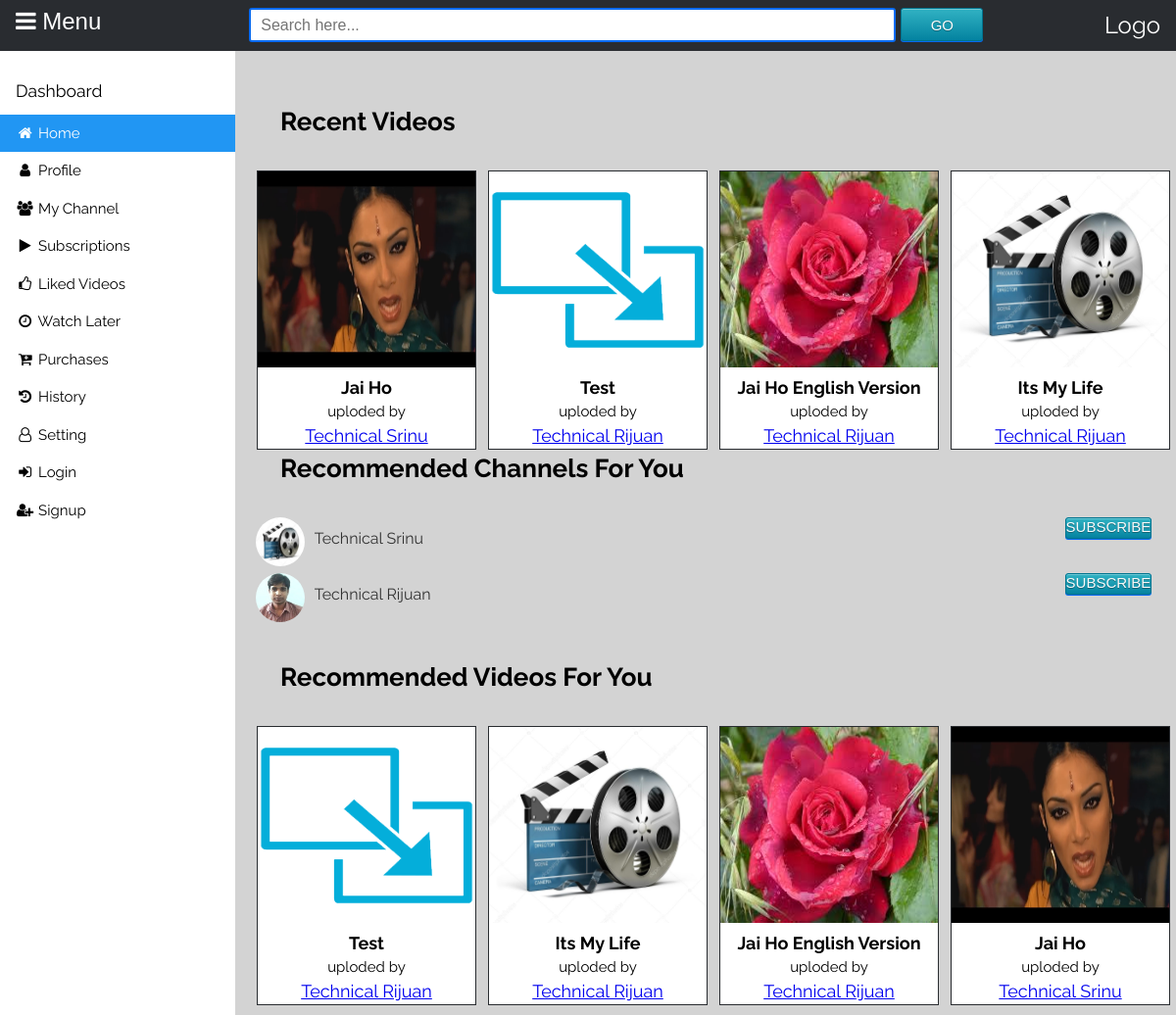
The page / on the database its author committed.
### video/models.py (models this page shows)
class Videos(models.Model):
	user=models.ForeignKey(User, on_delete=models.CASCADE)
	name=models.ForeignKey(Channel, on_delete=models.CASCADE)
	title=models.CharField(max_length=255)
	video=models.FileField(upload_to='upload/')
	img=models.FileField(upload_to='upload/img/')
	category=models.CharField(max_length=255)
	pub_date=models.DateTimeField(default=datetime.now())
	description=models.TextField(max_length=300)
	views=models.IntegerField(default=0)
	like=models.IntegerField(default=0)
	dislike=models.IntegerField(default=0)

class Channel(models.Model):
	user=models.ForeignKey(User, on_delete=models.CASCADE)
	name=models.CharField(max_length=255)
	tag_line=models.CharField(max_length=255)
	img=models.FileField(upload_to='upload/img/')
	subscribe=models.IntegerField(default=0)
	pub_date=models.DateTimeField(default=datetime.now())
	def __str__(self):
		return str(self.name)

### video/views.py (the view)
# urls.py: path('', views.index, name='index'),
def index(request):
	post = userProfile.objects.filter(uname=request.user.id)
	form = Videos.objects.order_by('-pub_date')
	vid=Videos.objects.order_by('-views')
	lists=Channel.objects.order_by('-pub_date')
	return render(request, 'index.html',{'post':post, 'form':form,'vid':vid,'lists':lists })

### video/templates/index.html (shortened to what this page needs)
{% extends 'base.html' %}
{% block content %}
<div class="space">
	<label>Recent Videos</label>
</div>
{% for f in form %}
<div class="img-container">
	<div class="gallery">
		{% if request.user.is_authenticated %}
		<a href="{% url 'videos' vid=f.id %}">
			{% else %}
			<a href="{% url 'videos1' vid=f.id %}">
				{% endif %}
			<img src="{{ f.img.url }}" alt="image1" width="300" height="200">
		</a>
		<div class="desc"><b>{{ f.title }}</b></div>
		<div class="pdesc">uploded by</div>
		{% if request.user.is_authenticated %}
		<div class="cdesc"><a href="{% url 'showChannel' name=f.name %}">{{ f.name }}</a></div>
		{% else %}
		<div class="cdesc"><a href="{% url 'login' %}">{{ f.name }}</a></div>
		{% endif %}
	</div>
</div>
{% endfor %}
<div class="space">
</div>
<div class="space">
	<label>Recommended Channels For You</label>
</div>
{% for l in lists%}
<div class="video-container">
	<div class="channel-nav">
		<div class="left-nav">
			<div class="img-nav"><a href="{% url 'showChannel' name=l.name%}"><img src="{{ l.img.url }}" width="50" height="50"></a></div>
			<div class="link-nav"><a href="{% url 'showChannel' name=l.name %}">{{ l.name }}</a></div>
		</div>
		<div class="right-nav">
			<a href="{% url 'showChannel' name=l.name %}" class="btnSub">Subscribe</a>
		</div>
	</div>
</div>
{% endfor %}
<div class="space">
	<label>Recommended Videos For You</label>
</div>
	{% for v in vid %}
	<div class="img-container">
	<div class="gallery">
		{% if request.user.is_authenticated %}
		<a href="{% url 'videos' vid=v.id %}">
			<img src="{{ v.img.url }}" alt="image1" width="300" height="200">
		</a>
		{% else %}
		<a href="{% url 'videos1' vid=v.id %}">
			<img src="{{ v.img.url }}" alt="image1" width="300" height="200">
		</a>
		{% endif %}
		<div class="desc"><b>{{ v.title }}</b></div>
		<div class="pdesc">uploded by</div>
		<div class="cdesc"><a href="{% url 'showChannel' name=v.name %}">{{ v.name }}</a></div>
	</div>
</div>
{% endfor %}
{% endblock %}

### video/templates/base.html (shortened to what this page needs)
{% load staticfiles %}
<!DOCTYPE html>
<!DOCTYPE html>
<html>
<head>
	<link rel="stylesheet" type="text/css" href="{% static 'style.css' %}">
	<link rel="stylesheet" href="https://cdnjs.cloudflare.com/ajax/libs/font-awesome/4.7.0/css/font-awesome.min.css">
</head>
<body>
	<div class="my-bar" style="z-index: 4">
		<button class="my-btn"><i class="fa fa-bars"></i> Menu</button>
		<input type="text" name="search" placeholder="Search here..." class="search">
		<input type="submit" name="submit" value="GO" class="submit">
		<span class="my-logo">Logo</span>
	</div>
	<nav class="my-sidebar" id="mySidebar" style="z-index: 3;width: 20%;">
		<div class="profile-container">
		</div>
		<div class="my-container">
			<h3>Dashboard</h3>
		</div>
		<div class="my-bar-block">
			<a href="{% url 'index'%}" class="my-bar-item my-blue"><i class="fa fa-home fa-fw"></i>  Home</a>
			{% if request.user.is_authenticated %}
				<a href="{% url 'userprofile' %}" class="my-bar-item"><i class="fa fa-user fa-fw"></i> Profile</a>
				<a href="{% url 'mychannel' %}" class="my-bar-item"><i class="fa fa-users fa-fw"></i> My Channel</a>
				<a href="{% url 'subscribe' %}" class="my-bar-item"><i class="fa fa-play fa-fw"></i> Subscriptions</a>
				<a href="#" class="my-bar-item"><i class="fa fa-thumbs-o-up fa-fw"></i> Liked Videos</a>
				<a href="#" class="my-bar-item"><i class="fa fa-clock-o fa-fw"></i> Watch Later</a>
				<a href="#" class="my-bar-item"><i class="fa fa-cart-plus fa-fw"></i> Purchases</a>
				<a href="#" class="my-bar-item"><i class="fa fa-history fa-fw"></i> History</a>
				<a href="#" class="my-bar-item"><i class="fa fa-user-o fa-fw"></i> Setting</a>
				<a href="{% url 'logout' %}" class="my-bar-item"><i class="fa fa-sign-out fa-fw"></i> Logout</a>
				{% else %}
					<a href="{% url 'login' %}" class="my-bar-item"><i class="fa fa-user fa-fw"></i> Profile</a>
					<a href="{% url 'login' %}" class="my-bar-item"><i class="fa fa-users fa-fw"></i> My Channel</a>
					<a href="{% url 'login' %}" class="my-bar-item"><i class="fa fa-play fa-fw"></i> Subscriptions</a>
					<a href="{% url 'login' %}" class="my-bar-item"><i class="fa fa-thumbs-o-up fa-fw"></i> Liked Videos</a>
					<a href="{% url 'login' %}" class="my-bar-item"><i class="fa fa-clock-o fa-fw"></i> Watch Later</a>
					<a href="{% url 'login' %}" class="my-bar-item"><i class="fa fa-cart-plus fa-fw"></i> Purchases</a>
					<a href="{% url 'login' %}" class="my-bar-item"><i class="fa fa-history fa-fw"></i> History</a>
					<a href="{% url 'login' %}" class="my-bar-item"><i class="fa fa-user-o fa-fw"></i> Setting</a>
					<a href="{% url 'login' %}" class="my-bar-item"><i class="fa fa-sign-in fa-fw"></i> Login</a>
					<a href="{% url 'register' %}" class="my-bar-item"><i class="fa fa-user-plus fa-fw"></i> Signup</a>
			{% endif %}
		</div>
	</nav>
	<div class="mainContent">
			{% block content %}
			{% endblock %}
	</div>
</body>
</html>

### rows shown on the page
Videos: img (picture), title "Jai Ho", name "Technical Srinu"
Videos: img (picture), title "Test", name "Technical Rijuan"
Videos: img (picture), title "Jai Ho English Version", name "Technical Rijuan"
Videos: img (picture), title "Its My Life", name "Technical Rijuan"
Channel: img (picture), name "Technical Srinu"
Channel: img (picture), name "Technical Rijuan"
